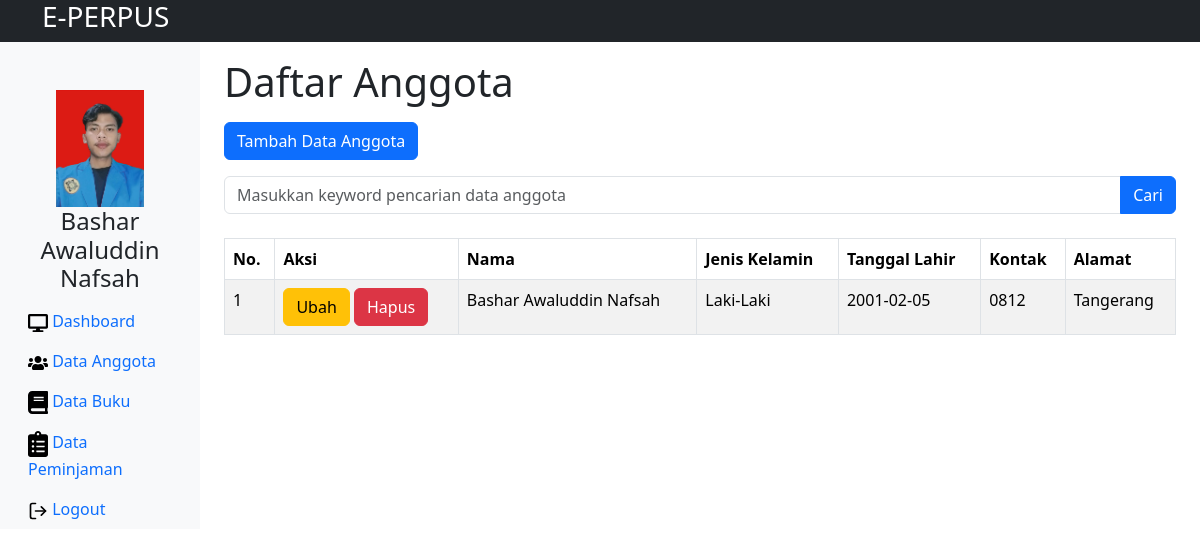
The app's page /dataanggota.php (signed in) with its own data.
### tables this page shows
CREATE TABLE `anggota` (
  `id_anggota` int(4) NOT NULL,
  `nama` varchar(50) NOT NULL,
  `jns_kel` varchar(20) NOT NULL,
  `tgl_lahir` date NOT NULL,
  `kontak` varchar(50) NOT NULL,
  `alamat` varchar(255) NOT NULL
);

### allfunctions.php (called while the page is built, shortened)
<?php
$conn = mysqli_connect("localhost","root","password","webperpustakaan");
function query($query){
    global $conn;
    $result = mysqli_query($conn, $query);
    $rows = [];
    while ($row = mysqli_fetch_assoc($result)){
        $rows[] = $row;
    }
    return $rows;
}
?>

### dataanggota.php (the view, shortened to what this page needs)
<?php
require 'allfunctions.php';
$anggota = query("SELECT * FROM anggota");
?>
<!DOCTYPE html>
<html lang="en">
<head>
    <link rel="stylesheet" href="bootstrap/css/bootstrap.min.css">
</head>
<body>
    <header class="bg-dark text-white">
        <div class="container">
            <div class="row">
                <div class="col-6">
                    <h3>E-<span>PERPUS</span></h3>
                </div>
            </div>
        </div>
    </header>
    <div class="container-fluid">
        <div class="row">
            <nav id="sidebar" class="col-md-3 col-lg-2 d-md-block bg-light sidebar">
                <center>
                    <img src="img/KTM foto.jpg" class="profile_image mt-5 h-auto" alt="" style="max-width:50%">
                    <h4>Bashar Awaluddin Nafsah</h4>
                </center>
                <ul class="nav flex-column">
                    <li class="nav-item">
                        <a class="nav-link" href="index.php">
                            <img src="img/desktop.svg" width="20" class="mr-2" alt="">
                            Dashboard
                        </a>
                    </li>
                    <li class="nav-item">
                        <a class="nav-link" href="dataanggota.php">
                            <img src="img/anggota.svg" width="20" class="mr-2" alt="">
                            Data Anggota
                        </a>
                    </li>
                    <li class="nav-item">
                        <a class="nav-link" href="databuku.php">
                            <img src="img/book.svg" width="20" class="mr-2" alt="">
                            Data Buku
                        </a>
                    </li>
                    <li class="nav-item">
                        <a class="nav-link" href="datapinjam.php">
                            <img src="img/list.svg" width="20" class="mr-2" alt="">
                            Data Peminjaman
                        </a>
                    </li>
                    <li class="nav-item">
                        <a class="nav-link" href="logout.php">
                            <img src="img/logout.svg" width="20" class="mr-2" alt="">
                            Logout
                        </a>
                    </li>
                </ul>
            </nav>
            <main role="main" class="col-md-9 ml-sm-auto col-lg-10 px-4">
                <h1 class="mt-3">Daftar Anggota</h1>
                <div class="mt-3">
                    <a href="tambahanggota.php" class="btn btn-primary">Tambah Data Anggota</a>
                </div>
                <div class="mt-3">
                    <form action="" method="post">
                        <div class="input-group">
                            <input type="text" name="keyword" class="form-control" placeholder="Masukkan keyword pencarian data anggota" autofocus autocomplete="off">
                            <button type="submit" name="cari" class="btn btn-primary">Cari</button>
                        </div>
                    </form>
                </div>
                <div class="table-responsive mt-4">
                    <table class="table table-bordered table-striped">
                        <thead class="thead-dark">
                            <tr>
                                <th scope="col">No.</th>
                                <th scope="col">Aksi</th>
                                <th scope="col">Nama</th>
                                <th scope="col">Jenis Kelamin</th>
                                <th scope="col">Tanggal Lahir</th>
                                <th scope="col">Kontak</th>
                                <th scope="col">Alamat</th>
                            </tr>
                        </thead>
                        <tbody>
                            <?php $i = 1; ?>
                            <?php foreach ($anggota as $row) : ?>
                                <tr>
                                    <td><?= $i ?></td>
                                    <td>
                                        <div class="btn-ubah">
                                            <a href="ubahanggota.php?id_anggota=<?= $row["id_anggota"]; ?>" class="btn btn-warning">Ubah</a>
                                            <a id="btnhapus" href="hapusanggota.php?id_anggota=<?= $row["id_anggota"]; ?>" class="btn btn-danger" onclick="return confirm('Yakin ingin menghapus?')">Hapus</a>
                                        </div>
                                    </td>
                                    <td><?= $row["nama"]; ?></td>
                                    <td><?= $row["jns_kel"]; ?></td>
                                    <td><?= $row["tgl_lahir"]; ?></td>
                                    <td><?= $row["kontak"]; ?></td>
                                    <td><?= $row["alamat"]; ?></td>
                                </tr>
                                <?php $i++; ?>
                            <?php endforeach; ?>
                        </tbody>
                    </table>
                </div>
            </main>
        </div>
    </div>
</body>
</html>

### records on screen
anggota: nama "Bashar Awaluddin Nafsah", jns_kel "Laki-Laki", tgl_lahir "2001-02-05", kontak "0812", alamat "Tangerang"
